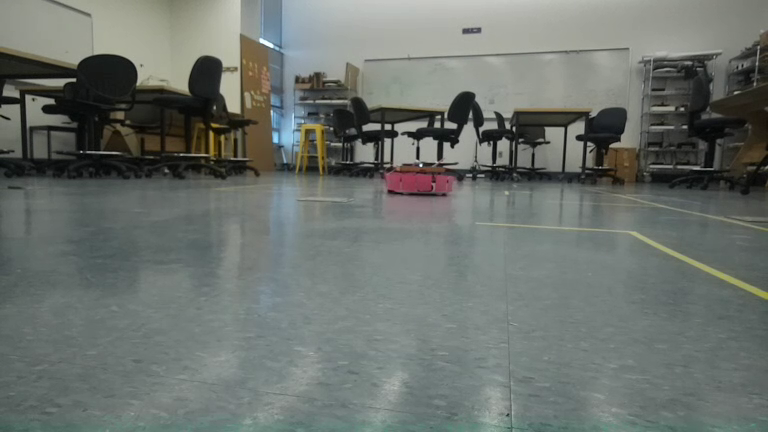
#> input picture neato_tag/neato_tag/color-training-images/image0.png, 768 x 432 px
$ python -i color_detection.py   (imports and definitions only)
#> lines starting #> are read from the running program, lines starting #| are printed output that depends on the picture; after the words box and inside, x2 and y2 are one past the last pixel; in counts of white or black regions, pixels touching at a corner belong together
import cv2
import matplotlib.pyplot as plt
import numpy as np


def color_detection(image, neato=None):
    """
    Detects bounding box of a specified color in an image and returns it
    """
    MIN_AREA = 20
    TOLERANCE = 20

    # If the neato is neato2, use its specific color, otherwise use neato1's
    if neato == "neato2":
        sample_rgb = np.array([187, 60, 89])
    else:
        sample_rgb = np.array([141, 55, 77])

    # Compute lower and upper bounds
    lower_bound = np.maximum(sample_rgb - TOLERANCE, 0)
    upper_bound = np.minimum(sample_rgb + TOLERANCE, 255)

    # Convert image to RGB
    rgb_image = cv2.cvtColor(image, cv2.COLOR_BGR2RGB)
    plt.imshow(rgb_image, cmap="gray")
    plt.title("Neon pink mask")
    plt.axis("off")
    plt.show()

    # Create the mask
    mask = cv2.inRange(rgb_image, lower_bound, upper_bound)
    plt.imshow(mask, cmap="gray")
    plt.title("Neon pink mask")
    plt.axis("off")
    plt.show()

    # Detect edges
    edges = cv2.Canny(mask, 50, 150)
    plt.imshow(edges, cmap="gray")
    plt.title("Canny edges")
    plt.axis("off")
    plt.show()

    # Close any edges
    edges_closed = cv2.morphologyEx(edges, cv2.MORPH_CLOSE, np.ones((5, 5), np.uint8))
    plt.imshow(edges_closed, cmap="gray")
    plt.title("Edges (closed)")
    plt.axis("off")
    plt.show()

    # Find contours
    contours, _ = cv2.findContours(
        edges_closed, cv2.RETR_EXTERNAL, cv2.CHAIN_APPROX_SIMPLE
    )

    debug = image.copy()

    # Keep contours larger than the minimum area
    contours = [c for c in contours if cv2.contourArea(c) >= MIN_AREA]
    cv2.drawContours(
        debug,
        contours,
        contourIdx=-1,  # draw all contours
        color=(0, 255, 255),  # yellow for visibility
        thickness=2,
    )
    plt.imshow(cv2.cvtColor(debug, cv2.COLOR_BGR2RGB))
    plt.title("Merged bounding rectangle")
    plt.axis("off")
    plt.show()
    debug = image.copy()
    # If there are still contours remaining, merge them together to form
    # a larger rectangle
    if len(contours) > 0:
        xs, ys, xe, ye = [], [], [], []
        for cnt in contours:
            x, y, w, h = cv2.boundingRect(cnt)
            # contour_crop = image[y : y + h, x : x + w].copy()
            xs.append(x)
            ys.append(y)
            xe.append(x + w)
            ye.append(y + h)
            # plt.imshow(cv2.cvtColor(contour_crop, cv2.COLOR_BGR2RGB))
            # plt.axis("off")
            # plt.show()

        X1, Y1 = min(xs), min(ys)
        X2, Y2 = max(xe), max(ye)
        merged_box = [X1, Y1, X2, Y2]
        cv2.rectangle(debug, (X1, Y1), (X2, Y2), (255, 0, 0), 3)
        # [5 lines of commented-out code are left out]
    else:
        merged_box = None

    plt.imshow(cv2.cvtColor(debug, cv2.COLOR_BGR2RGB))
    plt.title("Merged bounding rectangle")
    plt.axis("off")
    plt.show()
    return merged_box


def convert_to_heading_angle(bounding_box, img_width, hfov=120):
    """
    Convert and get angle of center of bounding box
    """
    if bounding_box is None:
        return None

    left_x = bounding_box[0]
    right_x = bounding_box[2]

    # Map pixels to angles relative to center
    left_angle = ((left_x - img_width / 2) / (img_width / 2)) * (hfov / 2)
    right_angle = ((right_x - img_width / 2) / (img_width / 2)) * (hfov / 2)
    center_angle = (left_angle + right_angle) / 2
    return center_angle


# Functions below are for debugging


def draw_angle_markers(image, bounding_box, hfov=120):
    """
    Show the angle the code thinks is the angle of the center of bounding box
    and draw on top of the bounding box for visual debugging
    """
    if bounding_box is None:
        return image

    img_height, img_width = image.shape[:2]

    # get center angle
    center_angle = convert_to_heading_angle(bounding_box, img_width, hfov)
    if center_angle is None:
        return image

    left_x, top_y, right_x, bottom_y = bounding_box
    center_x = (left_x + right_x) // 2

    debug = image.copy()

    cv2.rectangle(debug, (left_x, top_y), (right_x, bottom_y), (0, 255, 0), 2)

    cv2.line(
        debug,
        (center_x, 0),
        (center_x, img_height),
        (0, 255, 0),  # green line
        2,
    )

    angle_text = f"{center_angle:.1f}"
    text_x = max(center_x - 40, 0)
    text_y = max(top_y - 10, 30)

    cv2.putText(
        debug,
        angle_text,
        (text_x, text_y),
        cv2.FONT_HERSHEY_SIMPLEX,
        0.8,
        (0, 255, 0),
        2,
    )

    return debug


def check_color_detection(image_file_path):
    """
    Function to run color detection and angle calculation on specified image
    """
#> called with image_file_path = 'color-training-images/image0.png'
    image = cv2.imread(image_file_path)
#> image is the input picture: shape (432, 768, 3); mean B, G, R 109.6, 114.6, 108.4
    bbox = color_detection(image)
#> in color_detection, `mask = cv2.inRange(rgb_image, lower_bound, upper_bound)`:
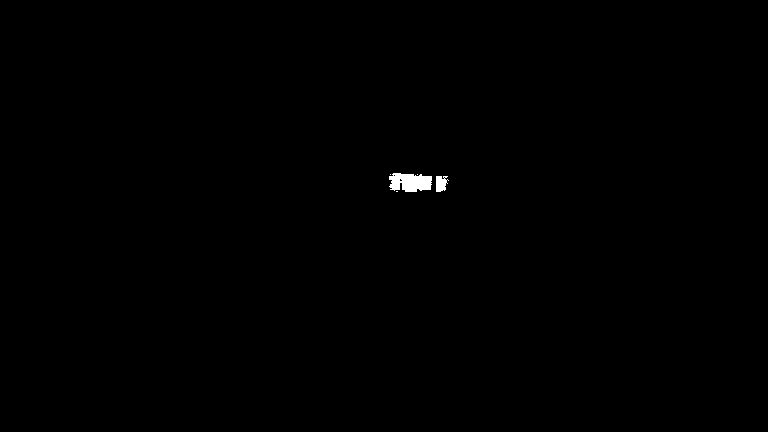
#> mask: shape (432, 768); 0.24% white; 5 white regions (3 under 20 px), largest, box (x1, y1, x2, y2) and area: (389, 173, 432, 192) 642, (436, 176, 449, 192) 155
#> in color_detection, `edges = cv2.Canny(mask, 50, 150)`:
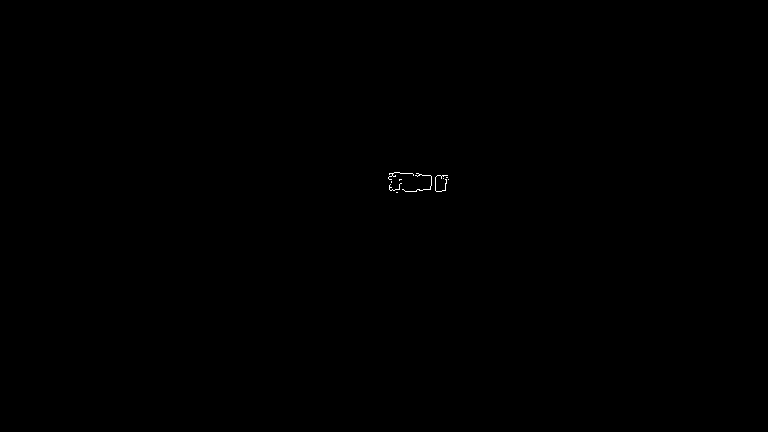
#> edges: shape (432, 768); 0.06% white in thin lines or dots, all inside (x1, y1, x2, y2) = (388, 172, 449, 193)
#> in color_detection, `edges_closed = cv2.morphologyEx(edges, cv2.MORPH_CLOSE, np.ones((5, 5)..`: edges_closed: shape (432, 768); 0.1% white; 1 white region
#> in color_detection, `contours, _ = cv2.findContours( edges_closed, cv2.RETR_EXTERNAL, cv2.C..`: contours = 1 contour; box (x1, y1, x2, y2) and area: (388, 172, 449, 193) 914
#> the loop in color_detection, `for cnt in contours:` made 1 pass
#> (x, y, w, h) on pass 1: (388, 172, 61, 21)
#> after the loop in color_detection, `for cnt in contours:`: xe = [449]; xs = [388]; ye = [193]; ys = [172]
#> in color_detection, `X1, Y1 = min(xs), min(ys)`: X1 = 388; Y1 = 172
#> in color_detection, `X2, Y2 = max(xe), max(ye)`: X2 = 449; Y2 = 193
#> in color_detection, `merged_box = [X1, Y1, X2, Y2]`: merged_box = [388, 172, 449, 193]
#> bbox = [388, 172, 449, 193]

    print(bbox)
#| [388, 172, 449, 193]

    marked_image = draw_angle_markers(image, bbox)
#> in convert_to_heading_angle, `left_x = bounding_box[0]`: left_x = 388
#> in convert_to_heading_angle, `right_x = bounding_box[2]`: right_x = 449
#> in convert_to_heading_angle, `left_angle = ((left_x - img_width / 2) / (img_width / 2)) * (hfov / 2)`: left_angle = 0.625
#> in convert_to_heading_angle, `right_angle = ((right_x - img_width / 2) / (img_width / 2)) * (hfov / 2)`: right_angle = 10.16
#> in convert_to_heading_angle, `center_angle = (left_angle + right_angle) / 2`: center_angle = 5.39
#> in draw_angle_markers, `left_x, top_y, right_x, bottom_y = bounding_box`: left_x = 388; top_y = 172; right_x = 449; bottom_y = 193
#> in draw_angle_markers, `center_x = (left_x + right_x) // 2`: center_x = 418
#> in draw_angle_markers, `angle_text = f"{center_angle:.1f}"`: angle_text = '5.4'
#> in draw_angle_markers, `text_x = max(center_x - 40, 0)`: text_x = 378
#> in draw_angle_markers, `text_y = max(top_y - 10, 30)`: text_y = 162
#> in draw_angle_markers, `cv2.putText( debug, angle_text, (text_x, text_y), cv2.FONT_HERSHEY_SIM..`:
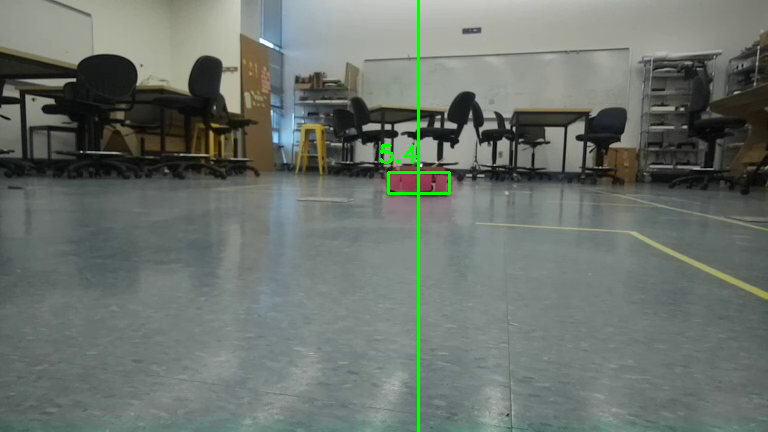
#> debug: shape (432, 768, 3); mean B, G, R 108.9, 115.5, 107.7

    plt.imshow(cv2.cvtColor(marked_image, cv2.COLOR_BGR2RGB))
    plt.title("Bounding box with angle markers")
    plt.axis("off")
    plt.show()

>>> result = check_color_detection('color-training-images/image0.png')

$ run again, on neato_tag/neato_tag/color-training-images/image1.png
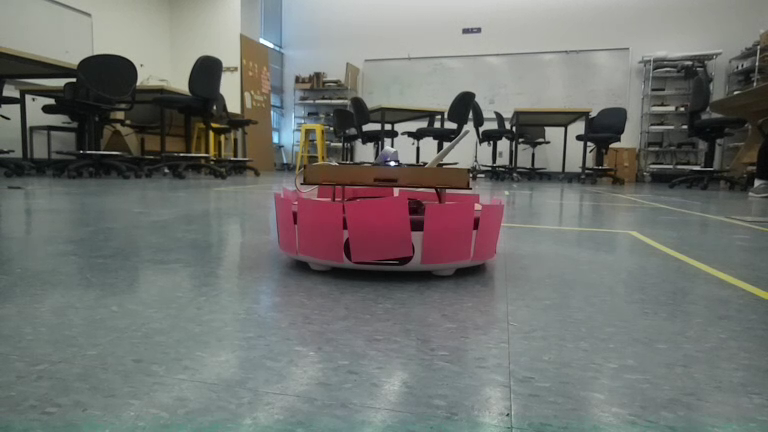
#> input picture neato_tag/neato_tag/color-training-images/image1.png, 768 x 432 px
#> in check_color_detection, image is the input picture: shape (432, 768, 3); mean B, G, R 112.9, 116, 114.3
#> in color_detection, `mask = cv2.inRange(rgb_image, lower_bound, upper_bound)`:
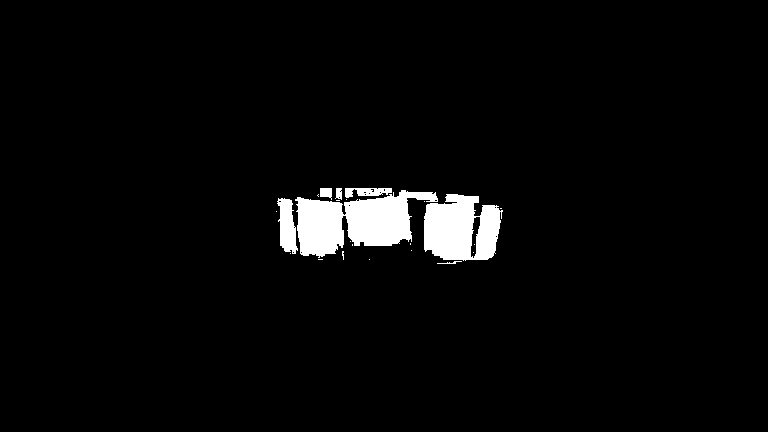
#> mask: shape (432, 768); 3.3% white; 23 white regions (16 under 20 px), largest, box (x1, y1, x2, y2) and area: (295, 190, 438, 258) 5534, (424, 194, 503, 261) 3972, (277, 198, 298, 254) 767
#> edges: shape (432, 768); 0.42% white in thin lines or dots, all inside (x1, y1, x2, y2) = (275, 187, 503, 265)
#> edges_closed: shape (432, 768); 0.81% white; 2 white regions (1 under 20 px)
#> in color_detection, `contours, _ = cv2.findContours( edges_closed, cv2.RETR_EXTERNAL, cv2.C..`: contours = 2 contours, 1 with area under 20; largest, box (x1, y1, x2, y2) and area: (275, 187, 503, 265) 9720
#> in color_detection, `contours = [c for c in contours if cv2.contourArea(c) >= MIN_AREA]`: contours = 1 contour; box (x1, y1, x2, y2) and area: (275, 187, 503, 265) 9720
#> the loop in color_detection, `for cnt in contours:` made 1 pass
#> (x, y, w, h) on pass 1: (275, 187, 228, 78)
#> after the loop in color_detection, `for cnt in contours:`: xe = [503]; xs = [275]; ye = [265]; ys = [187]
#> X1 = 275; Y1 = 187
#> X2 = 503; Y2 = 265
#> merged_box = [275, 187, 503, 265]
#| [275, 187, 503, 265]
#> in convert_to_heading_angle, `left_x = bounding_box[0]`: left_x = 275
#> in convert_to_heading_angle, `right_x = bounding_box[2]`: right_x = 503
#> left_angle = -17.03
#> right_angle = 18.59
#> in convert_to_heading_angle, `center_angle = (left_angle + right_angle) / 2`: center_angle = 0.781
#> in draw_angle_markers, `left_x, top_y, right_x, bottom_y = bounding_box`: left_x = 275; top_y = 187; right_x = 503; bottom_y = 265
#> center_x = 389
#> angle_text = '0.8'
#> text_x = 349
#> text_y = 177
#> in draw_angle_markers, `cv2.putText( debug, angle_text, (text_x, text_y), cv2.FONT_HERSHEY_SIM..`:
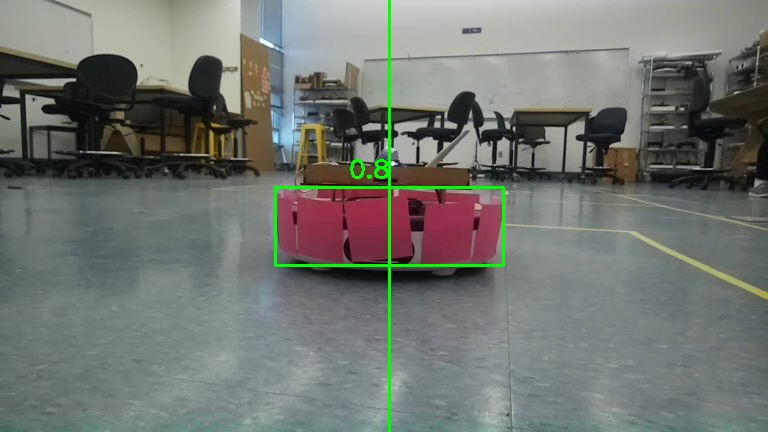
#> debug: shape (432, 768, 3); mean B, G, R 111.9, 117.7, 113.1
